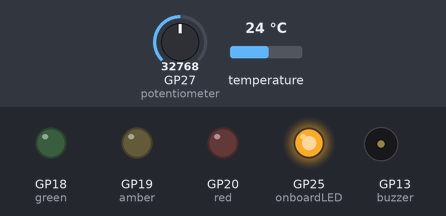
The program below on a simulated Raspberry Pi Pico running MicroPython. On the bench: output pins drawn as LEDs (lit = HIGH), buzzer (waves = sounding). Inputs (shaded band) come from the test bench; at power-on: temperature 24 °C, GP27 (potentiometer) = 32768 (analog values on the 0–65535 scale). What the program prints to the serial console is not drawn.

Above: at 1.2 s.
1.3 s: temperature set to 22.4 °C
10.5 s: temperature set to 21.3 °C
At 15.4 s:
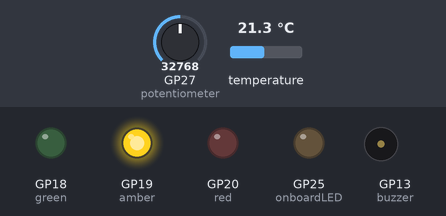
19.7 s: temperature set to 18.7 °C
28.9 s: temperature set to 17.6 °C
At 35.6 s:
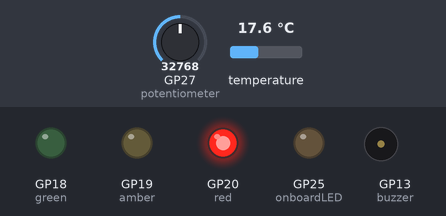
38.1 s: temperature set to 19 °C
At 40.43 s:
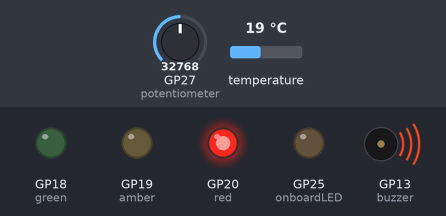
47.3 s: temperature set to 12 °C
At 53.86 s:
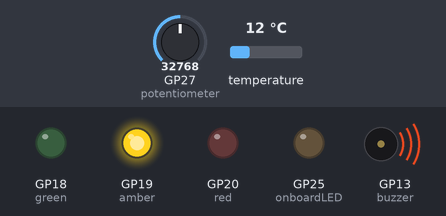
Timing chart, 0 to 56.5 s (numbered marks = the images above; inputs shaded):
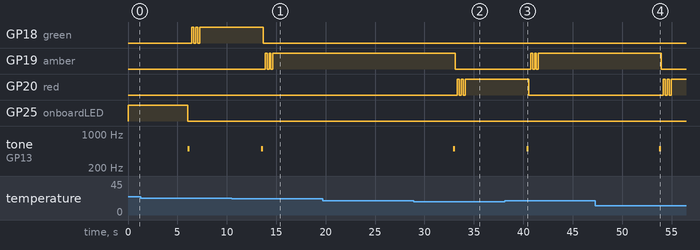

Measured:
- the behaviour switches between 22 and 21.9 °C on temperature (found by bisection; images 0 and 1)
- the behaviour switches between 18.1 and 18 °C on temperature (found by bisection; images 1 and 2)
- after the input at 10.5 s, GP18 (green): HIGH → LOW after 3.2 s; GP19 (amber): alternates HIGH for 0.20 s and LOW for 0.20 s, 5 changes in all, then stays HIGH, starting after 3.4 s; tone on GP13 (buzzer): silent → 500 Hz after 3.0 s, → silent 0.20 s later
- after the input at 19.7 s, every drawn part: stays the same
- after the input at 28.9 s, GP19 (amber): HIGH → LOW after 4.2 s; GP20 (red): alternates HIGH for 0.20 s and LOW for 0.20 s, 5 changes in all, then stays HIGH, starting after 4.4 s; tone on GP13 (buzzer): silent → 500 Hz after 4.0 s, → silent 0.20 s later
- after the input at 38.1 s, GP19 (amber): alternates HIGH for 0.20 s and LOW for 0.20 s, 5 changes in all, then stays HIGH, starting after 2.6 s; GP20 (red): HIGH → LOW after 2.4 s; tone on GP13 (buzzer): silent → 500 Hz after 2.2 s, → silent 0.20 s later
- after the input at 47.3 s, GP19 (amber): HIGH → LOW after 6.7 s; GP20 (red): alternates HIGH for 0.20 s and LOW for 0.20 s, 5 changes in all, then stays HIGH, starting after 6.9 s; tone on GP13 (buzzer): silent → 500 Hz after 6.5 s, → silent 0.20 s later

The program:

day8.py
```python
# Imports
import onewire
import ds18x20
import time
from machine import Pin, PWM, ADC

onboardLED = Pin(25, Pin.OUT)

# Set up the LED pins
leds = {
"red" : Pin(20, Pin.OUT),
"amber" : Pin(19, Pin.OUT),
"green" : Pin(18, Pin.OUT)
}

# Set the data pin for the sensor
SensorPin = Pin(26, Pin.IN)

# Tell MicroPython that we're using a DS18B20 sensor, and which pin it's on
sensor = ds18x20.DS18X20(onewire.OneWire(SensorPin))

# Buzzer
buzzer = PWM(Pin(13))

# Potentiometer
potentiometer = ADC(Pin(27))

# Look for DS18B20 sensors (each contains a unique rom code)
roms = sensor.scan()

# Start PWM duty to 0% at program start
buzzer.duty_u16(0)

prev_temperature = None
prev_grade = None

def turn_on_led(led_color: str|None = None):
    for led in leds:
        if led == led_color:
            leds[led].value(1)
        else:
            leds[led].value(0)

def switch_and_blink(led_color: str):
    for _ in range(3):
        turn_on_led()
        time.sleep(0.2)
        turn_on_led(led_color)
        time.sleep(0.2)

def beep():
    volume = potentiometer.read_u16()
    buzzer.duty_u16(volume if volume else 6_000)
    buzzer.freq(500) # low pitch
    time.sleep(0.2)
    buzzer.duty_u16(0) # turn off

def get_grade_by_reading(reading: int) -> str:
    if reading <= 18: # If reading is less than or equal to 18
        return "red"
    elif 18 < reading < 22: # If reading is between 18 and 22
        return "amber"
    return "green"

def alarm(): # Our alarm function

    buzzer.duty_u16(10000) # Buzzer duty (volume) up

    for i in range(5): # Run this 5 times

        buzzer.freq(5000) # Higher pitch

        # LEDs ON
        leds["red"].value(1)
        leds["amber"].value(1)
        leds["green"].value(1)

        time.sleep(0.2) # wait 1 second

        buzzer.freq(1000) # Lower pitch

        # LEDs OFF
        leds["red"].value(0)
        leds["amber"].value(0)
        leds["green"].value(0)

        time.sleep(0.2) # wait 1 second

    buzzer.duty_u16(0) # Buzzer duty (volume) off


turn_on_led()
onboardLED.value(1)
while True: # Run forever

    time.sleep(5) # Wait 5 seconds between readings
    sensor.convert_temp() # Convert the sensor units to centigrade

    for rom in roms: # For each sensor found (just 1 in our case)

        time.sleep(1) # Always wait 1 second after converting

        reading = sensor.read_temp(rom)
        if prev_temperature is None or abs(prev_temperature - reading) >= 0.05:
            onboardLED.value(0)
            print(f"{sensor.read_temp(rom)}°C        ", end = "\r") # Print the temperature reading with °C after it
            prev_temperature = reading

            grade = get_grade_by_reading(reading)
            if  prev_grade != grade:
                # alarm()
                beep()
                switch_and_blink(grade)
                prev_grade = grade
```
